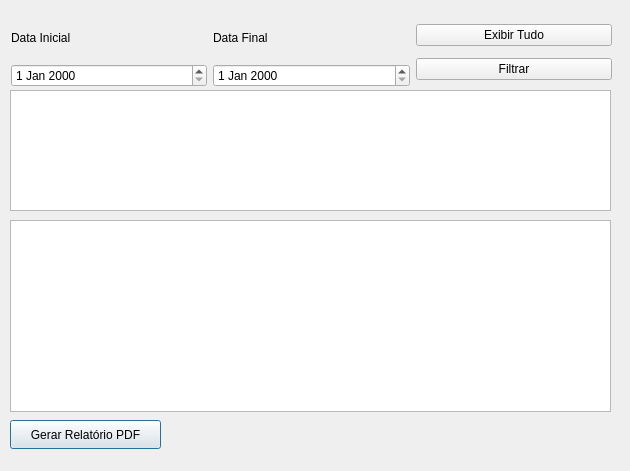
<?xml version="1.0" encoding="UTF-8"?>
<ui version="4.0">
 <class>fm_gestaoVendas</class>
 <widget class="QDialog" name="fm_gestaoVendas">
  <property name="geometry">
   <rect>
    <x>0</x>
    <y>0</y>
    <width>630</width>
    <height>471</height>
   </rect>
  </property>
  <property name="windowTitle">
   <string>Gestão de Vendas</string>
  </property>
  <property name="windowIcon">
   <iconset resource="Arquivo_de_recursos.qrc">
    <normaloff>:/imagens/img/gestao-de-dados.png</normaloff>:/imagens/img/gestao-de-dados.png</iconset>
  </property>
  <widget class="QPushButton" name="brn_relatorioPDF">
   <property name="geometry">
    <rect>
     <x>10</x>
     <y>420</y>
     <width>151</width>
     <height>29</height>
    </rect>
   </property>
   <property name="text">
    <string>Gerar Relatório PDF</string>
   </property>
  </widget>
  <widget class="QTableWidget" name="tw_listaVendas">
   <property name="geometry">
    <rect>
     <x>10</x>
     <y>90</y>
     <width>601</width>
     <height>121</height>
    </rect>
   </property>
  </widget>
  <widget class="QTableWidget" name="tw_listaProdutosVendas">
   <property name="geometry">
    <rect>
     <x>10</x>
     <y>220</y>
     <width>601</width>
     <height>192</height>
    </rect>
   </property>
  </widget>
  <widget class="QWidget" name="layoutWidget">
   <property name="geometry">
    <rect>
     <x>11</x>
     <y>18</y>
     <width>601</width>
     <height>69</height>
    </rect>
   </property>
   <layout class="QHBoxLayout" name="horizontalLayout">
    <item>
     <layout class="QVBoxLayout" name="verticalLayout">
      <item>
       <widget class="QLabel" name="label">
        <property name="text">
         <string>Data Inicial</string>
        </property>
       </widget>
      </item>
      <item>
       <widget class="QDateEdit" name="de_dataini"/>
      </item>
     </layout>
    </item>
    <item>
     <layout class="QVBoxLayout" name="verticalLayout_2">
      <item>
       <widget class="QLabel" name="label_2">
        <property name="text">
         <string>Data Final</string>
        </property>
       </widget>
      </item>
      <item>
       <widget class="QDateEdit" name="de_datafim"/>
      </item>
     </layout>
    </item>
    <item>
     <layout class="QVBoxLayout" name="verticalLayout_3">
      <item>
       <widget class="QPushButton" name="btn_mostrarTodasVendas">
        <property name="text">
         <string>Exibir Tudo</string>
        </property>
       </widget>
      </item>
      <item>
       <widget class="QPushButton" name="btn_filtrar">
        <property name="text">
         <string>Filtrar</string>
        </property>
       </widget>
      </item>
     </layout>
    </item>
   </layout>
  </widget>
 </widget>
 <resources>
  <include location="Arquivo_de_recursos.qrc"/>
 </resources>
 <connections/>
</ui>
